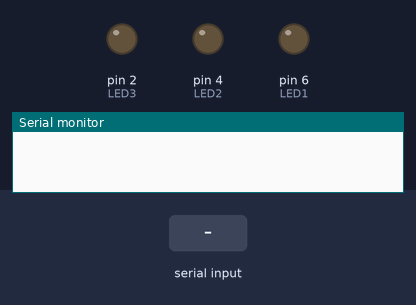
Bench run of a sketch on a simulated Arduino Uno, built with avr-gcc and run on an emulated ATmega328P. Parts: output pins drawn as LEDs (lit = HIGH), the last lines printed to the serial monitor. The test bench sets the inputs (shaded band).

Above: at 1.2 s.
1.3 s: "1" received over Serial
At 1.9 s:
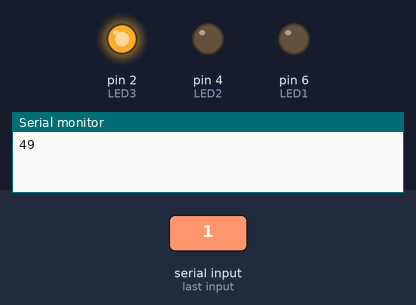
2.8 s: "2" received over Serial
At 4.0 s:
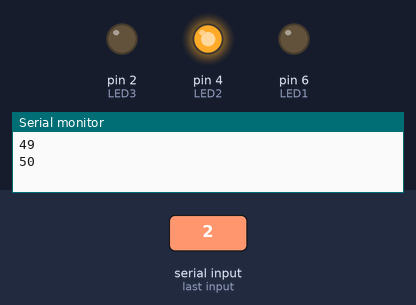
4.3 s: "3" received over Serial
At 5.4 s:
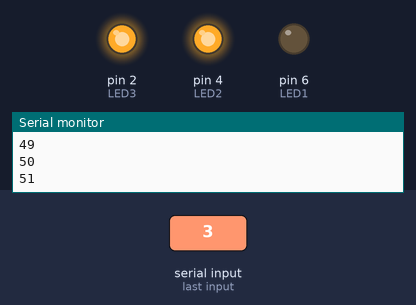
5.8 s: "4" received over Serial
At 6.5 s:
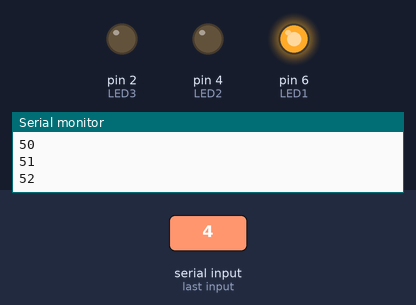
7.3 s: "5" received over Serial
At 7.6 s:
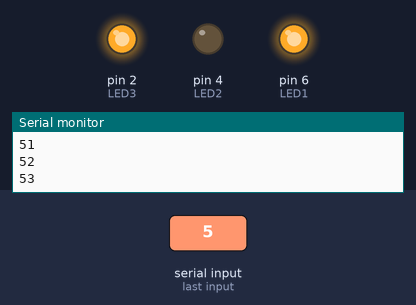
8.8 s: "6" received over Serial
At 10.0 s:
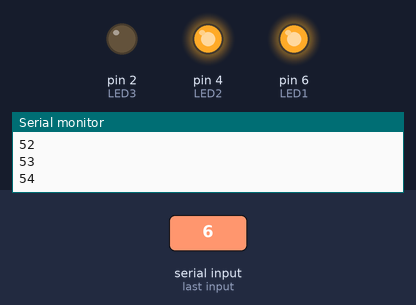
Timing chart, 0 to 11.3 s (numbered marks = the images above; inputs shaded):
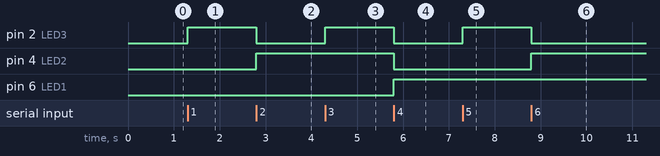

Measured:
- after the input at 1.3 s, pin 2 (LED3): LOW → HIGH at once
- after the input at 2.8 s, pin 2 (LED3): HIGH → LOW at once; pin 4 (LED2): LOW → HIGH at once
- after the input at 4.3 s, pin 2 (LED3): LOW → HIGH at once
- after the input at 5.8 s, pin 2 (LED3), pin 4 (LED2): HIGH → LOW at once; pin 6 (LED1): LOW → HIGH at once
- after the input at 7.3 s, pin 2 (LED3): LOW → HIGH at once
- after the input at 8.8 s, pin 2 (LED3): HIGH → LOW at once; pin 4 (LED2): LOW → HIGH at once

The sketch:

exercise_2.ino
```cpp
// LED 여러 개(2진수 응용)
int LED1 = 6;
int LED2 = 4;
int LED3 = 2;

void setup() {
  Serial.begin(9600);

  pinMode(LED1, OUTPUT);
  pinMode(LED2, OUTPUT);
  pinMode(LED3, OUTPUT);
}

int serialData;

void loop() {
if (Serial.available() > 0) {
  serialData = Serial.read();
  Serial.println(serialData);

  switch (serialData) {
    case '0':
      digitalWrite(LED1, LOW);
      digitalWrite(LED2, LOW);
      digitalWrite(LED3, LOW);
      break;
    case '1':
      digitalWrite(LED1, LOW);
      digitalWrite(LED2, LOW);
      digitalWrite(LED3, HIGH);
      break;
    case '2':
      digitalWrite(LED1, LOW);
      digitalWrite(LED2, HIGH);
      digitalWrite(LED3, LOW);
      break;
    case '3':
      digitalWrite(LED1, LOW);
      digitalWrite(LED2, HIGH);
      digitalWrite(LED3, HIGH);
      break;
    case '4':
      digitalWrite(LED1, HIGH);
      digitalWrite(LED2, LOW);
      digitalWrite(LED3, LOW);
      break;
    case '5':
      digitalWrite(LED1, HIGH);
      digitalWrite(LED2, LOW);
      digitalWrite(LED3, HIGH);
      break;
    case '6':
      digitalWrite(LED1, HIGH);
      digitalWrite(LED2, HIGH);
      digitalWrite(LED3, LOW);
      break;
    case '7':
      digitalWrite(LED1, HIGH);
      digitalWrite(LED2, HIGH);
      digitalWrite(LED3, HIGH);
      break;
    }
  }
}
```
